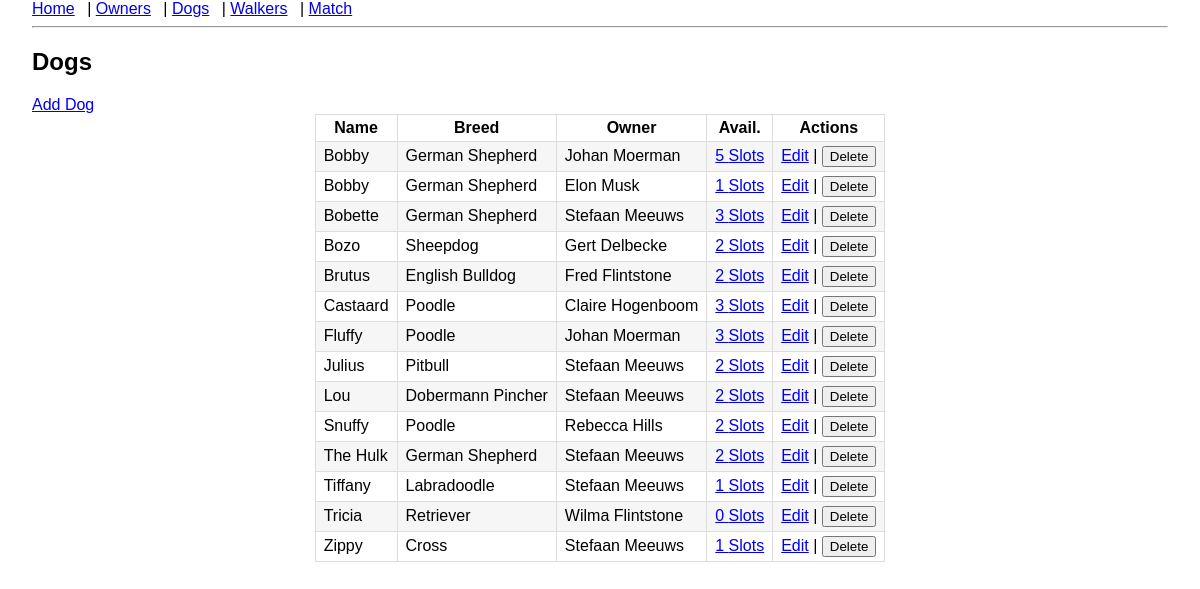
The page /dogs on the database its author committed.
### models.py (models this page shows)
class Dog(db.Model):
    id = db.Column(db.Integer, primary_key=True)
    name = db.Column(db.String(80), nullable=False)
    breed = db.Column(db.String(80))
    owner_id = db.Column(db.Integer, db.ForeignKey("dog_owner.id"), nullable=False)
    availabilities = db.relationship(
        "Availability", backref="dog", cascade="all, delete-orphan"
    )

class DogOwner(db.Model):
    id = db.Column(db.Integer, primary_key=True)
    name = db.Column(db.String(100), nullable=False)
    email = db.Column(db.String(120))
    dogs = db.relationship("Dog", backref="owner", cascade="all, delete-orphan")

### app.py (the view)
@app.route("/dogs")
def dogs():
    dogs = Dog.query.order_by(Dog.name.asc()).all()
    return render_template("dogs.html", dogs=dogs)

### templates/dogs.html
{% extends "layout.html" %}
{% block content %}
<h2>Dogs</h2>
<a href="{{ url_for('add_dog') }}">Add Dog</a>
<table class="table table-striped table-centered">
    <tr>
        <th>Name</th>
        <th>Breed</th>
        <th>Owner</th>
        <th>Avail.</th>
        <th>Actions</th>
    </tr>
    {% for dog in dogs %}
    <tr>
        <td>{{ dog.name }}</td>
        <td>{{ dog.breed }}</td>
        <td>{{ dog.owner.name }}</td>
        <td>
            <a href="{{ url_for('manage_availability', entity='dog', entity_id=dog.id) }}">
                {{ dog.availabilities|length }} Slots
            </a>
        </td>
        <td>
            <a href="{{ url_for('edit_dog', dog_id=dog.id) }}">Edit</a>
            |
            <form action="{{ url_for('delete_dog', dog_id=dog.id) }}" method="post" style="display:inline;">
                <button type="submit" onclick="return confirm('Are you sure you want to delete this dog?');">Delete</button>
            </form>
        </td>
    </tr>
    {% endfor %}
</table>
{% endblock %}

### static/style.css (style rules this page uses)
body { font-family: Arial, sans-serif; margin: 0 2rem; }
table { border-collapse: collapse; width: auto; margin: 0 auto; }
th, td { border: 1px solid #ddd; padding: 4px 8px; }
tr:nth-child(even) { background: #f6f6f6; }

### static/css/custom.css (style rules this page uses)
.table-centered { margin: 0 auto; width: auto; }
.table-centered th, .table-centered td { white-space: nowrap; }

### rows shown on the page
Dog: name "Bobby", breed "German Shepherd", owner.name "Johan Moerman", availabilities|length "5"
Dog: name "Bobby", breed "German Shepherd", owner.name "Elon Musk", availabilities|length "1"
Dog: name "Bobette", breed "German Shepherd", owner.name "Stefaan Meeuws", availabilities|length "3"
Dog: name "Bozo", breed "Sheepdog", owner.name "Gert Delbecke", availabilities|length "2"
Dog: name "Brutus", breed "English Bulldog", owner.name "Fred Flintstone", availabilities|length "2"
Dog: name "Castaard", breed "Poodle", owner.name "Claire Hogenboom", availabilities|length "3"
Dog: name "Fluffy", breed "Poodle", owner.name "Johan Moerman", availabilities|length "3"
Dog: name "Julius", breed "Pitbull", owner.name "Stefaan Meeuws", availabilities|length "2"
Dog: name "Lou", breed "Dobermann Pincher", owner.name "Stefaan Meeuws", availabilities|length "2"
Dog: name "Snuffy", breed "Poodle", owner.name "Rebecca Hills", availabilities|length "2"
Dog: name "The Hulk", breed "German Shepherd", owner.name "Stefaan Meeuws", availabilities|length "2"
Dog: name "Tiffany", breed "Labradoodle", owner.name "Stefaan Meeuws", availabilities|length "1"
Dog: name "Tricia", breed "Retriever", owner.name "Wilma Flintstone", availabilities|length "0"
Dog: name "Zippy", breed "Cross", owner.name "Stefaan Meeuws", availabilities|length "1"
